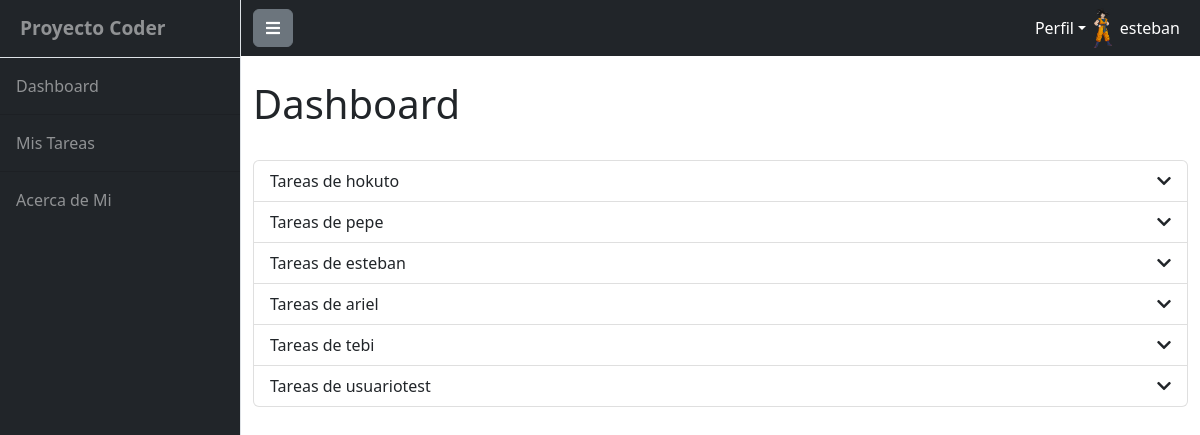
Screenshot of /proyecto-final/ (signed in) with the database file from the repository.
### MainSiteApp/models.py (models this page shows)
class TasksList(models.Model):
    task_name = models.CharField(max_length=30)
    created_at = models.DateTimeField(auto_now_add=True)
    updated_at = models.DateTimeField(auto_now=True)
    task_description = models.CharField(max_length=50, null=True)
    task_content = models.TextField(max_length=150, null=True)
    deadline = models.DateTimeField()
    open = models.BooleanField(default=True)
    owner = models.ForeignKey(User, on_delete=models.CASCADE)
    def __str__(self):
        return f'{self.task_name}'

### MainSiteApp/views.py (the view)
# urls.py: path('', AllTaskView.as_view(), name="Dashboard"),
class AllTaskView(LoginRequiredMixin, ListView):
    model = TasksList
    template_name = "dashboard.html"
    context_object_name = "lists"
    def get_context_data(self, **kwargs):
        context = super().get_context_data(**kwargs)
        tasks = TasksList.objects.all()
        tasks_by_owner = {}
        tasks = sorted(tasks, key=lambda task: task.owner.id)
        for owner_id, task_group in itertools.groupby(tasks, key=lambda task: task.owner.id):
            tasks_by_owner[owner_id] = list(task_group)
        context['tasks_by_owner'] = tasks_by_owner
        print(context['tasks_by_owner'])
        return context

### MainSiteApp/context_processors.py (called while the page is built)
def get_current_year(req):
    current_year = datetime.datetime.now().year
    return {
        "current_year": current_year
    }

def load_avatar(req: HttpRequest):
    try:
        avatar = Avatar.objects.get(user=req.user.id)
        return {"url": avatar.image.url}
    except:
        image_data = open("media/avatares/goku.jpg", "rb").read()
        return {"url": image_data}

def count_tasks_owner(req: HttpRequest):
    try:
        count_tasks = TasksList.objects.filter(owner=req.user).count()
        return {"count_tasks": count_tasks}
    except:
        count_tasks = 0
        return {"count_tasks": count_tasks}

### MainSiteApp/templates/dashboard.html (shortened to what this page needs)
{% extends 'base.html' %}
{% block pagecontent %}
<div class="container-fluid  pt-4">
  <section>
      <div class="page-header">
        <h1>Dashboard</h1>
      </div>
      <br>
      <ul class="list-group">
          {% for owner_id, tasks in tasks_by_owner.items %}
          <li class="list-group-item">
              <div class="d-flex justify-content-between align-items-center" data-bs-toggle="collapse" data-bs-target="#owner-{{ owner_id }}">
                  <span>Tareas de {{ tasks.0.owner.username }}</span>
                  <i class="fas fa-chevron-down"></i>
              </div>
          </li>
          {% endfor %}
      </ul>
  </section>
</div>
  {% endblock %}

### MainSiteApp/templates/navbar.html (shortened to what this page needs)
<nav class="sb-topnav navbar navbar-expand navbar-dark bg-dark">
    <div class="container-fluid">
        <button class="btn btn-secondary" id="sidebarToggle">
            <i class="fa fa-bars" aria-hidden="true"></i>
          </button>
        <div class="collapse navbar-collapse" id="navbarSupportedContent">
            <ul class="navbar-nav ms-auto mt-2 mt-lg-0">
                <li class="nav-item dropdown">
                    <a class="nav-link dropdown-toggle" id="navbarDropdown" href="#" role="button" data-bs-toggle="dropdown" aria-haspopup="true" aria-expanded="false">Perfil</a>
                </li>
                {% if  user.is_authenticated %}
                {% if url %}
                <img src="{{url}}" height="40px" alt="avatar">
                <div class="nav-item text-center">
                    <p class="nav-link mb-0">{{ user.username }}</p>
                </div>
                {% endif %}
                {% endif %}
            </ul>
        </div>
    </div>
</nav>

### MainSiteApp/static/css/main.css (style rules this page uses)
:root { --color-primary: #6a0572; --color-secondary: #ff9a8b; --color-tertiary: #83c5be; --color-quaternary: #f0e68c; --color-text: #333; }
.navbar { background-color: var(--color-primary); }
.navbar-dark .navbar-nav .nav-link { color: #fff; }
.nav-item { color: rgba(255, 255, 255, 0.5) !important; }

### rows the page displays
TasksList: owner.username "hokuto"
TasksList: owner.username "pepe"
TasksList: owner.username "esteban"
TasksList: owner.username "ariel"
TasksList: owner.username "tebi"
TasksList: owner.username "usuariotest"

### other values shown
{{ user.username }} "esteban"
